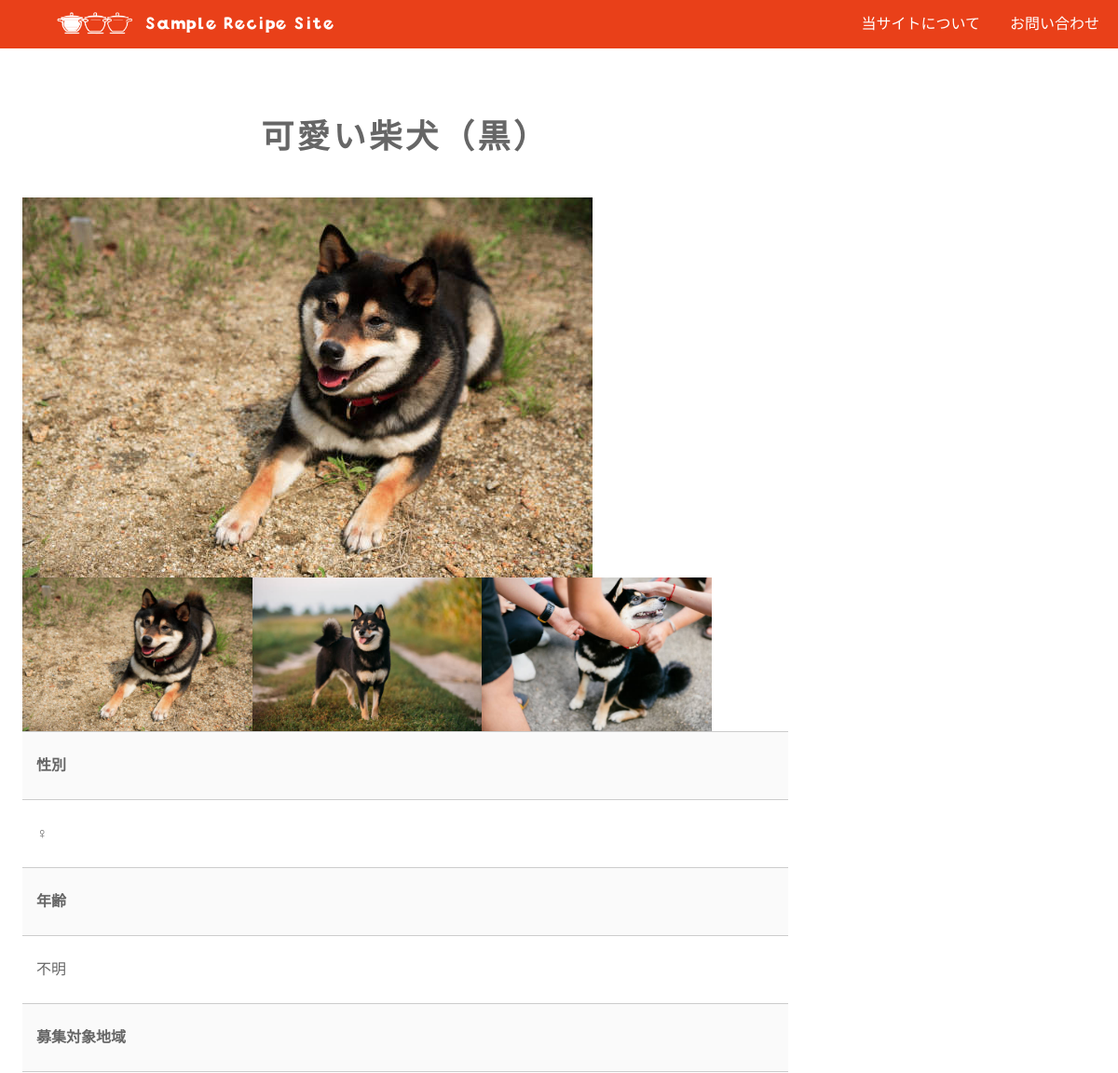
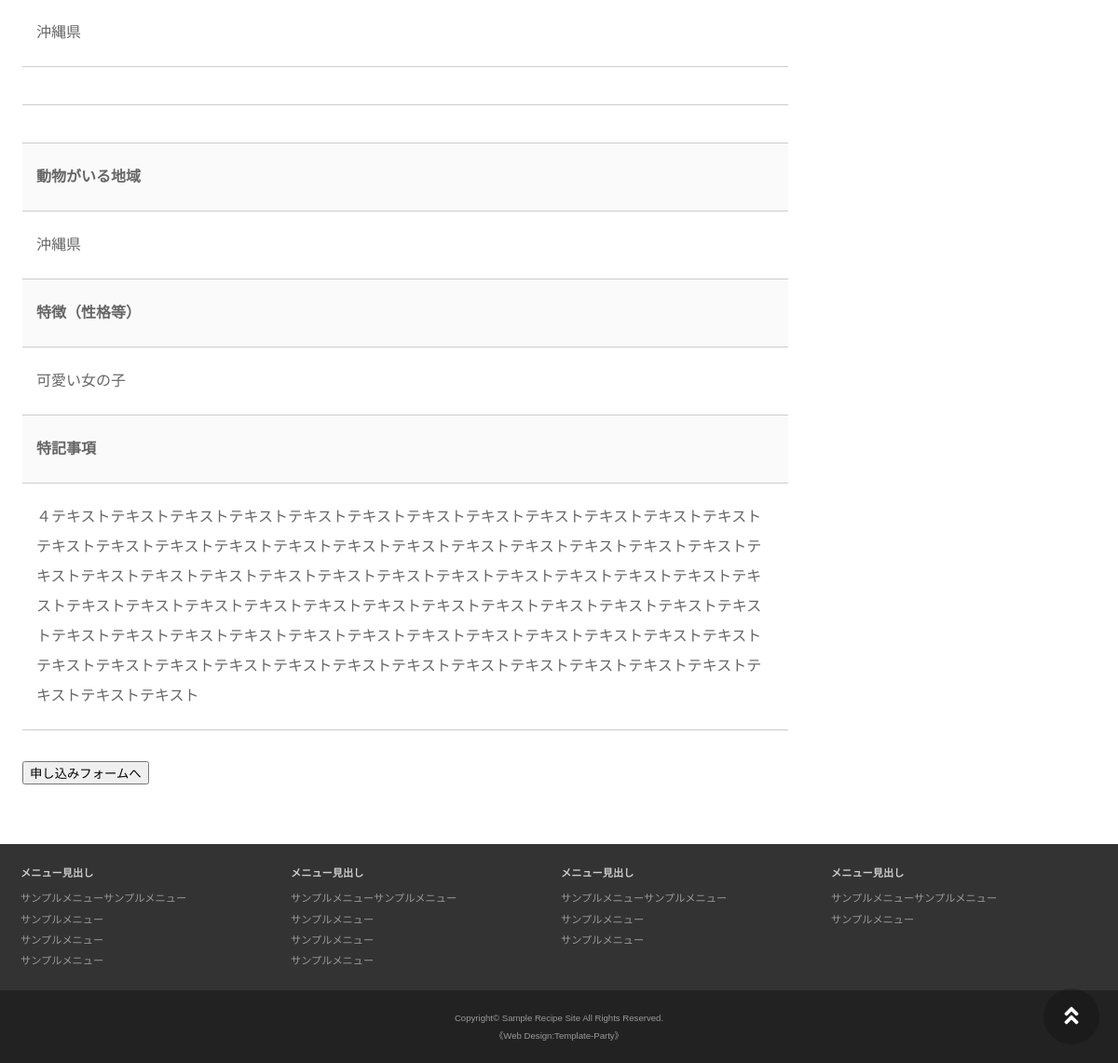
/kfc_template/recruit_detail.php?animal_id=4, run on the app's committed database (2 pictures, top to bottom).
### tables this page shows
CREATE TABLE `animal` (
  `animal_id` int(20) UNSIGNED NOT NULL,
  `title` varchar(40) NOT NULL,
  `image_1` varchar(40) NOT NULL,
  `image_2` varchar(40) NOT NULL,
  `image_3` varchar(40) NOT NULL,
  `kind` varchar(40) NOT NULL,
  `gender` varchar(20) DEFAULT NULL,
  `age` varchar(20) NOT NULL,
  `area_1` varchar(40) NOT NULL,
  `area_2` varchar(40) DEFAULT NULL,
  `area_3` varchar(40) DEFAULT NULL,
  `animal_area` varchar(40) NOT NULL,
  `animal_character` varchar(40) DEFAULT NULL,
  `other` varchar(500) DEFAULT NULL,
  `user_id` varchar(40) NOT NULL
);

### kfc_template/recruit_detail.php (the view, shortened to what this page needs)
<?php
require_once("./lib/util.php");
$user = 'username';
$password = 'kfc';
$dbName = 'shotohlcd31_ kfc';
$host = 'localhost';
$dsn = "mysql:host={$host};dbname={$dbName};charset=utf8";
?>
<?php include('parts/header.php'); ?>
<div id="container">
  <main>
    <?php
    if (!empty($_GET['animal_id'])) {
      $animal_id = $_GET['animal_id'];
    } else {
      echo "<p>無効な掲載IDです。</p>";
      echo "<a href='recruit.php'><button>里親募集ページに戻る</button></a><br>";
      exit();
    }
    try {
      $pdo = new PDO($dsn, $user, $password);
      $pdo->setAttribute(PDO::ATTR_EMULATE_PREPARES, false);
      $pdo->setAttribute(PDO::ATTR_ERRMODE, PDO::ERRMODE_EXCEPTION);
      if (!empty($animal_id)) {
        $sql = "SELECT * FROM animal WHERE animal_id = :animal_id ";
        $stm = $pdo->prepare($sql);
        $stm->bindValue(':animal_id', $animal_id, PDO::PARAM_STR);
        $stm->execute();
        $result = $stm->fetchAll(PDO::FETCH_ASSOC);
      }
    } catch (Exception $e) {
      echo '<span class ="error">エラーがありました</span><br>';
      echo $e->getMessage();
      exit();
    }
    ?>
    <?php
    if (isset($result)) {
      foreach ($result as $row) {
        echo <<<"EOL"
  <div>
  <h2>{$row['title']}</h2>
  <div>
  <img src="./images/animal_photo/{$row['image_1']}" alt="{$row['kind']}">
  <div style="display:flex">
  <img src="./images/animal_photo/{$row['image_1']}" alt="{$row['kind']}" style="width: 30%;">
  <img src="./images/animal_photo/{$row['image_2']}" alt="{$row['kind']}"style="width: 30%;">
  <img src="./images/animal_photo/{$row['image_3']}" alt="{$row['kind']}"style="width: 30%;">
  </div>
  </div>
  <table class='ta1'>
    <tr><th>性別</th></tr>
    <tr><td>{$row['gender']}</td></tr>
    <tr><th>年齢</th></tr>
    <tr><td>{$row['age']}</td></tr>
    <tr><th>募集対象地域</th></tr>
    <tr><td>{$row['area_1']}</td></tr>
    <tr><td>{$row['area_2']}</td></tr>
    <tr><td>{$row['area_3']}</td></tr>
    <tr><th>動物がいる地域</th></tr>
    <tr><td>{$row['animal_area']}</td></tr>
    <tr><th>特徴（性格等）</th></tr>
    <tr><td>{$row['animal_character']}</td></tr>
    <tr><th>特記事項</th></tr>
    <tr><td>{$row['other']}</td></tr>
  </table>
  </div>
  EOL;
      }
    }
    ?>
    <form action="./recruit_form.php" method="POST">
      <input type="submit" name="submit" value="申し込みフォームへ">
    </form>
  </main>
</div>
<?php include('parts/footer.php'); ?>

### kfc_template/css/style.css (style rules this page uses)
html,body { margin: 0;padding: 0; font-size: 13px; }
body { font-family: "ヒラギノ丸ゴ Pro", "Hiragino Maru Gothic Pro", "メイリオ", Meiryo, Osaka, "ＭＳ Ｐゴシック", "MS PGothic", sans-serif; -webkit-text-size-adjust: none; background: #fff; color: #666; line-height: 2; overflow-x: hidden; }
table { border-collapse:collapse; }
img { border: none;max-width: 100%;height: auto;vertical-align: middle; }
#container { margin: 5% 2%; display: flex; justify-content: space-between; }
main h2 { margin: 0; margin: 0 0 30px; letter-spacing: 0.1em; text-align: center; font-size: 2.2em; }
.ta1 { border-top: 1px solid #ccc; width: 100%; margin: 0 auto 30px; }
.ta1 tr { border-bottom: 1px solid #ccc; }
.ta1 th, .ta1 td { padding: 10px 5px; word-break: break-all; }
.ta1 th { width: 30%; text-align: left; background: #fafafa; }
@media screen and (min-width:900px) { html, body { font-size: 16px; } }
@media screen and (min-width:900px) { main { width: calc(100% - 230px); order: 2; } }
@media screen and (min-width:900px) { .ta1 th, .ta1 td { padding: 20px 15px; } }
@media screen and (min-width:900px) { .ta1 th { width: 20%; } }
@media screen and (min-width:1200px) { main { width: calc(100% - 330px); } }

### data on the page
animal: title "可愛い柴犬（黒）", image_1 (picture), image_2 (picture), image_3 (picture), gender "♀", age "不明", area_1 "沖縄県", animal_area "沖縄県", animal_character "可愛い女の子", other "４テキストテキストテキストテキストテキストテキストテキストテキストテキストテキストテキストテキストテキストテキストテキストテキストテキストテキストテキストテキストテキストテキストテキストテキストテキストテキストテキストテキストテキストテキストテキストテキストテキストテキストテキストテキストテキストテキストテキストテキストテキストテキストテキストテキストテキストテキストテキストテキストテキストテキストテキストテキストテキストテキストテキストテキストテキストテキストテキストテキストテキストテキストテキストテキストテキストテキストテキストテキストテキストテキストテキストテキストテキストテキストテキストテキスト"
